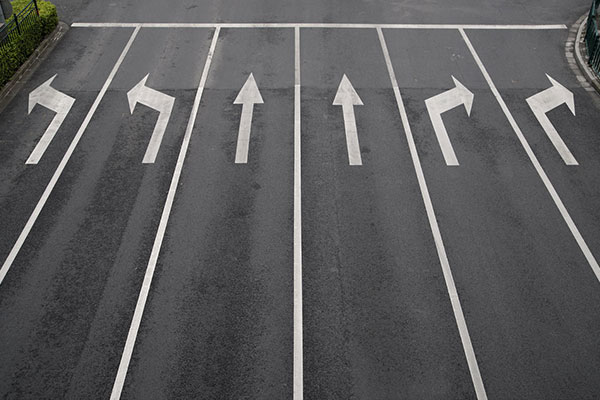
#> input picture lane-detection/lane.jpeg, 600 x 400 px
$ python hough.py
#> lines starting #> are read from the running program, lines starting #| are printed output that depends on the picture; after the words box and inside, x2 and y2 are one past the last pixel; in counts of white or black regions, pixels touching at a corner belong together
import cv2 as cv
import numpy as np

lane_color = cv.imread("lane.jpeg")
#> lane_color is the input picture: shape (400, 600, 3); mean B, G, R 92.9, 92, 92.3
height, width = lane_color.shape[:2]
#> height = 400; width = 600

gray = cv.cvtColor(lane_color, cv.COLOR_BGR2GRAY)

edges = cv.Canny(gray, threshold1=140, threshold2=150)
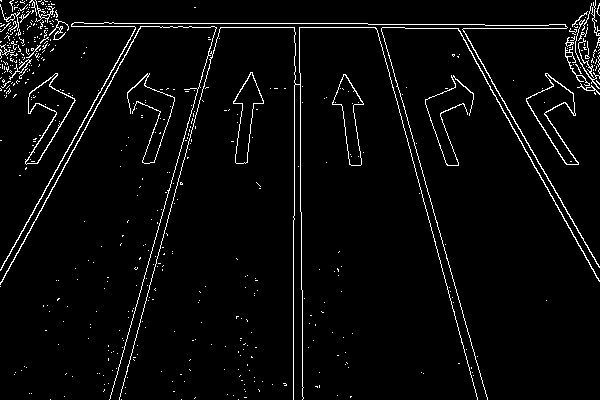
#> edges: shape (400, 600); 3.7% white in thin lines or dots

cv.namedWindow('Edges')
cv.moveWindow('Edges', 0, 0)
edges_resized = cv.resize(edges, (510, 510))
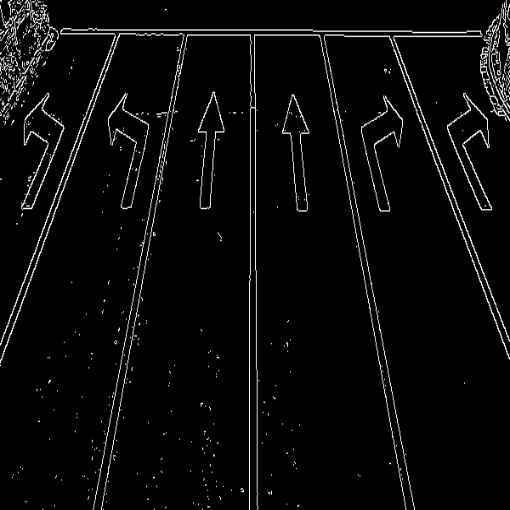
#> edges_resized: shape (510, 510); min 0, max 255, mean 9.5
cv.imshow('Edges', edges_resized)

lines = cv.HoughLinesP(
    edges,
    rho=1,
    theta=np.pi/180,
    threshold=80,
    minLineLength=100,
    maxLineGap=50
)
#> lines = 24 rows, first 6: [459, 24, 599, 267], [376, 24, 477, 399], [0, 270, 137, 23], [0, 23, 367, 23], [456, 24, 596, 277], [379, 24, 487, 399]

all_lines_image = lane_color.copy()

if lines is not None:
    for line in lines:
        x1, y1, x2, y2 = line[0]
        cv.line(all_lines_image, (x1, y1), (x2, y2), (0, 0, 255), 2)
#> this loop made 24 passes
#> (x1, y1, x2, y2) on passes 1 to 12: (459, 24, 599, 267), (376, 24, 477, 399), (0, 270, 137, 23), (0, 23, 367, 23), (456, 24, 596, 277), (379, 24, 487, 399), (119, 399, 211, 57), (109, 399, 216, 27), (140, 27, 404, 27), (375, 28, 597, 28), (0, 283, 86, 127), (368, 24, 484, 24)
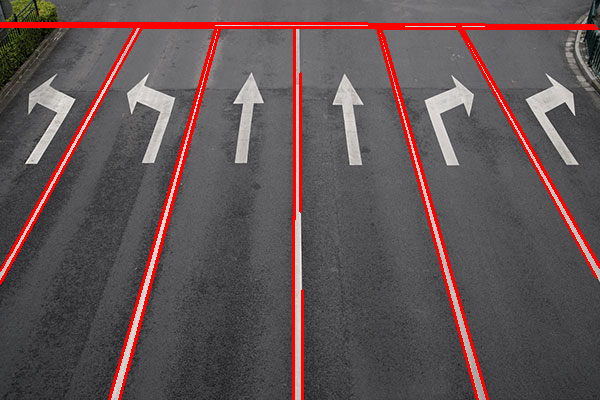
#> all_lines_image: shape (400, 600, 3); 5.64% of pixels changed, all inside (x1, y1, x2, y2) = (0, 22, 600, 400)

roi_left = width * 0.2
#> roi_left = 120
roi_right = width * 0.8
#> roi_right = 480

left_candidates = []
right_candidates = []

if lines is not None:
    for line in lines:
        x1, y1, x2, y2 = line[0]

        if x2 == x1:
            continue

        slope = (y2 - y1) / (x2 - x1)

        if abs(slope) < 0.3 or abs(slope) > 5.0:
            continue

        bottom_y = max(y1, y2)
        bottom_x = x1 if y1 > y2 else x2

        mid_x = (x1 + x2) / 2

        if slope < 0 and width*0.3 < bottom_x < width*0.5:
            left_candidates.append(line)
        elif slope > 0 and width*0.5 < bottom_x < width*0.7:
            right_candidates.append(line)
#> this loop made 24 passes
#> (x1, y1, x2, y2, slope, bottom_y, bottom_x, mid_x) on passes 1, 2, 3, 5, 6, 7, 8, 11, 14, 16, 19, 21: (459, 24, 599, 267, 1.74, 267, 599, 529), (376, 24, 477, 399, 3.71, 399, 477, 426.5), (0, 270, 137, 23, -1.8, 270, 0, 68.5), (456, 24, 596, 277, 1.81, 277, 596, 526), (379, 24, 487, 399, 3.47, 399, 487, 433), (119, 399, 211, 57, -3.72, 399, 119, 165), (109, 399, 216, 27, -3.48, 399, 109, 162.5), (0, 283, 86, 127, -1.81, 283, 0, 43), (0, 282, 142, 26, -1.8, 282, 0, 71), (110, 395, 215, 29, -3.49, 395, 110, 162.5), (9, 255, 135, 28, -1.8, 255, 9, 72), (383, 35, 487, 398, 3.49, 398, 487, 435)
#> (x1, y1, x2, y2, slope) on passes 4, 9, 10, 12, 17, 24: (0, 23, 367, 23, 0), (140, 27, 404, 27, 0), (375, 28, 597, 28, 0), (368, 24, 484, 24, 0), (0, 26, 214, 26, 0), (485, 25, 594, 25, 0)
#> after the loop, left_candidates = []; right_candidates = []

current_lane_image = lane_color.copy()

best_left_line = None
min_left_x = 0

for line in left_candidates:
    x1, y1, x2, y2 = line[0]
    bottom_x = x1 if y1 > y2 else x2
    if bottom_x > min_left_x:
        min_left_x = bottom_x
        best_left_line = line
#> this loop made 0 passes
#> after the loop, min_left_x = 0

best_right_line = None
min_right_x = width
#> min_right_x = 600

for line in right_candidates:
    x1, y1, x2, y2 = line[0]
    bottom_x = x1 if y1 > y2 else x2
    if bottom_x < min_right_x:
        min_right_x = bottom_x
        best_right_line = line
#> after the loop, min_right_x = 600

if best_left_line is not None:
    x1, y1, x2, y2 = best_left_line[0]
    cv.line(current_lane_image, (x1, y1), (x2, y2), (255, 0, 0), 4)  # Left boundary in blue

if best_right_line is not None:
    x1, y1, x2, y2 = best_right_line[0]
    cv.line(current_lane_image, (x1, y1), (x2, y2), (0, 255, 0), 4)  # Right boundary in green

cv.namedWindow('All Detected Lines')
cv.namedWindow('Your Lane Boundaries')
cv.moveWindow('All Detected Lines', 520, 0)
cv.moveWindow('Your Lane Boundaries', 1040, 0)

all_lines_resized = cv.resize(all_lines_image, (510, 510))
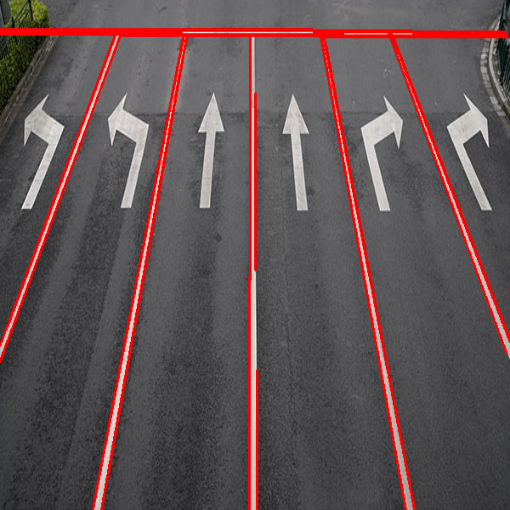
#> all_lines_resized: shape (510, 510, 3); mean B, G, R 85, 84, 98.6
current_lane_resized = cv.resize(current_lane_image, (510, 510))
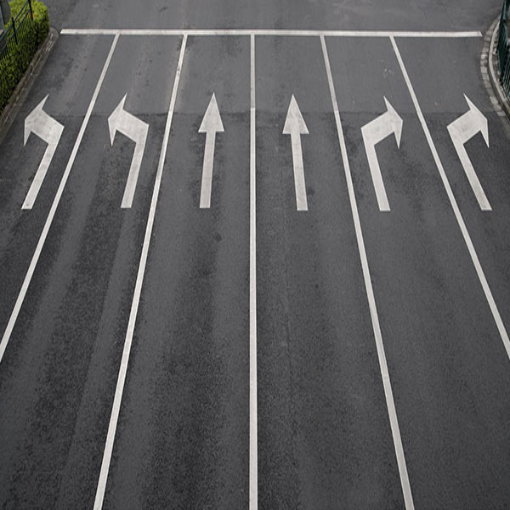
#> current_lane_resized: shape (510, 510, 3); mean B, G, R 92.8, 91.9, 92.2

cv.imshow('All Detected Lines', all_lines_resized)
cv.imshow('Your Lane Boundaries', current_lane_resized)

cv.waitKey(0)
cv.destroyAllWindows()

$ run again, with lane-detection/highway.jpg copied over lane-detection/lane.jpeg
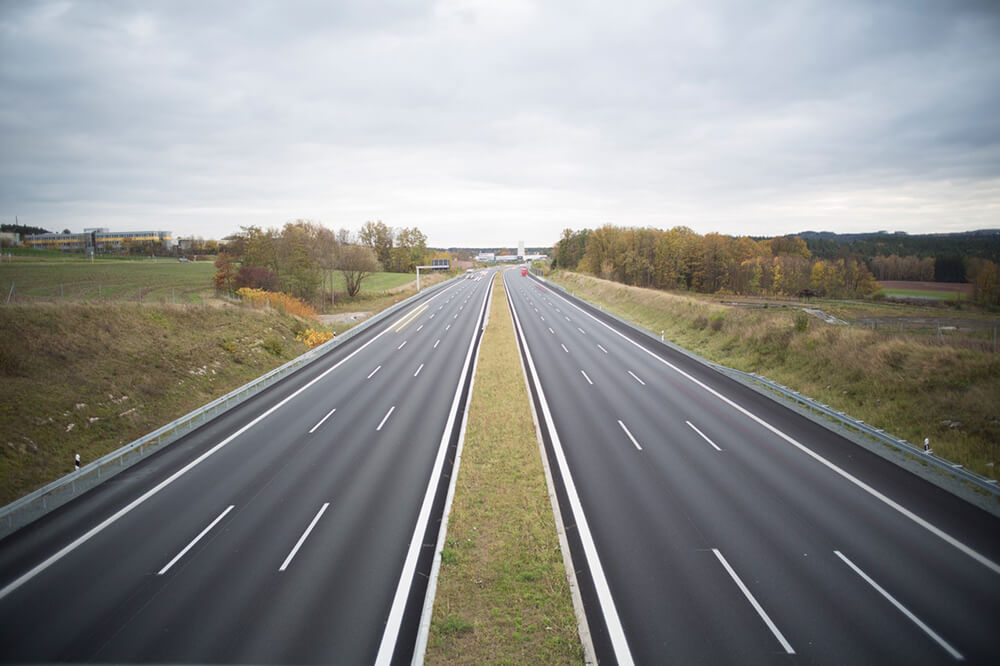
#> input picture lane-detection/highway.jpg, 1000 x 666 px
#> lane_color is the input picture: shape (666, 1000, 3); mean B, G, R 139.3, 141.7, 141.2
#> edges: shape (666, 1000); 3.7% white in thin lines or dots, all inside (x1, y1, x2, y2) = (0, 216, 1000, 666)
#> lines = 100 rows, first 6: [1, 590, 509, 248], [731, 405, 999, 573], [3, 507, 378, 316], [5, 537, 507, 248], [308, 382, 502, 251], [674, 365, 978, 554]
#> the loop `for line in lines:` made 100 passes
#> after the loop `for line in lines:`:
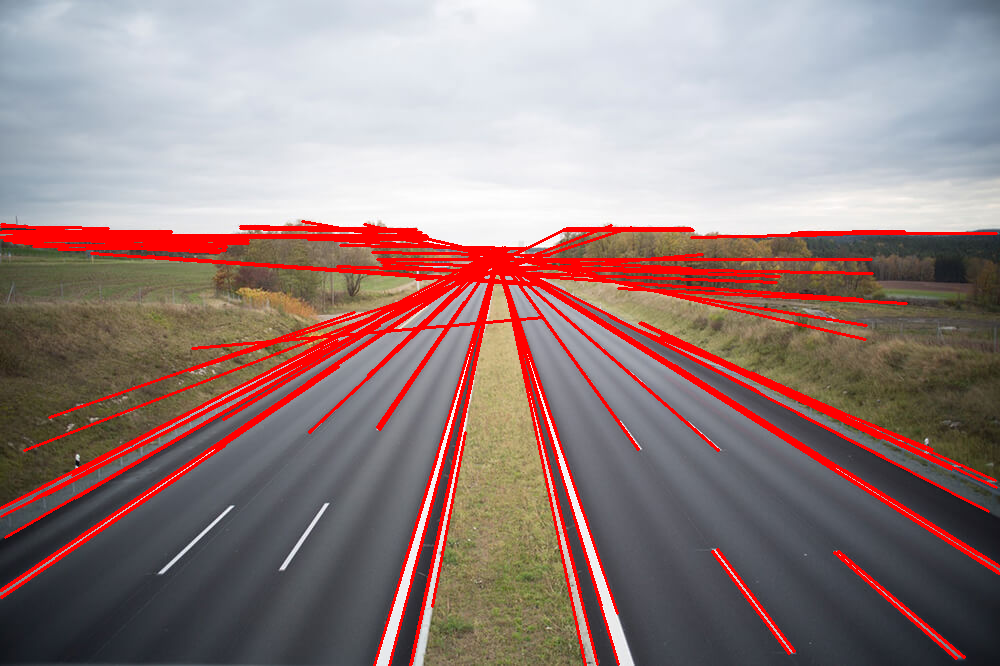
#> all_lines_image: shape (666, 1000, 3); 8.79% of pixels changed, all inside (x1, y1, x2, y2) = (0, 220, 1000, 666)
#> the loop `for line in lines:` made 100 passes
#> (x1, y1, x2, y2, slope, bottom_y, bottom_x, mid_x) on passes 1, 2, 3, 4, 5, 6, 8, 9: (1, 590, 509, 248, -0.673, 590, 1, 255), (731, 405, 999, 573, 0.627, 573, 999, 865), (3, 507, 378, 316, -0.509, 507, 3, 190.5), (5, 537, 507, 248, -0.576, 537, 5, 256), (308, 382, 502, 251, -0.675, 382, 308, 405), (674, 365, 978, 554, 0.622, 554, 978, 826), (497, 248, 585, 665, 4.74, 665, 585, 541), (609, 316, 884, 457, 0.513, 457, 884, 746.5)
#> the loop `for line in left_candidates:` made 12 passes
#> line on passes 1 to 8: [[308, 382, 502, 251]], [[411, 580, 499, 248]], [[411, 664, 497, 260]], [[333, 347, 505, 247]], [[401, 573, 494, 266]], [[309, 432, 503, 251]], [[389, 665, 466, 375]], [[379, 429, 484, 274]]
#> the loop `for line in right_candidates:` made 11 passes
#> line on passes 1 to 8: [[497, 248, 585, 665]], [[554, 490, 597, 664]], [[495, 248, 580, 592]], [[492, 248, 601, 605]], [[494, 250, 638, 449]], [[556, 433, 617, 613]], [[483, 248, 675, 367]], [[498, 265, 587, 523]]
#> `current_lane_resized = cv.resize(current_lane_image, (510, 510))`:
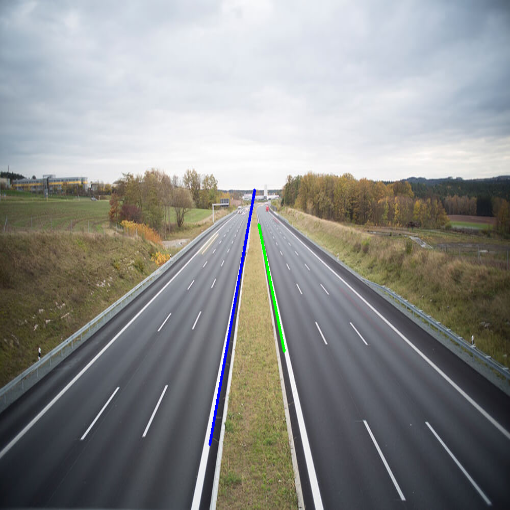
#> current_lane_resized: shape (510, 510, 3); mean B, G, R 139.2, 141.2, 140.3
